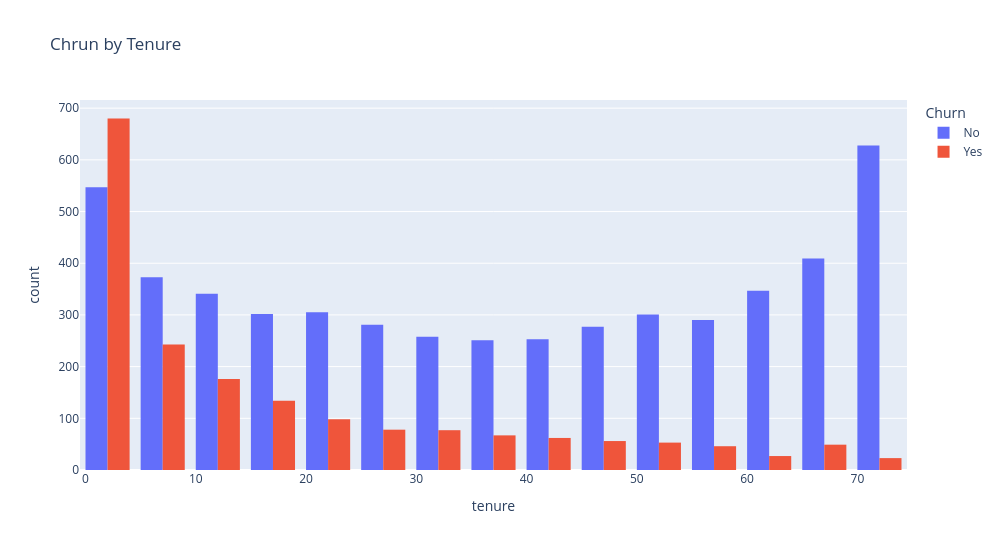

Source (notebook cell):
### Markdown cell above
As we can see a lot of customers have only one month tenure and also there are many customers who have total 72 months of tenure.

### Code cell
fig = px.histogram(data_frame=df,x='tenure',color='Churn',nbins=20,barmode='group',
                  title='Chrun by Tenure')
fig.update_layout(width=1000,height=550)
fig.show()

### Figure 1 — Plotly figure (JSON) as saved in the notebook; plotly's stock layout.template omitted (floating-point values rounded to 4 significant figures; data arrays with more than 128 entries replaced by an {"elided": "..."} marker saying what was removed)
{"data": [{"alignmentgroup": "True", "bingroup": "x", "hovertemplate": "Churn=No<br>tenure=%{x}<br>count=%{y}<extra></extra>", "legendgroup": "No", "marker": {"color": "#636efa", "pattern": {"shape": ""}}, "name": "No", "nbinsx": 20, "offsetgroup": "No", "orientation": "v", "showlegend": true, "type": "histogram", "x": {"elided": "5163 int values"}, "xaxis": "x", "yaxis": "y"}, {"alignmentgroup": "True", "bingroup": "x", "hovertemplate": "Churn=Yes<br>tenure=%{x}<br>count=%{y}<extra></extra>", "legendgroup": "Yes", "marker": {"color": "#EF553B", "pattern": {"shape": ""}}, "name": "Yes", "nbinsx": 20, "offsetgroup": "Yes", "orientation": "v", "showlegend": true, "type": "histogram", "x": {"elided": "1869 int values"}, "xaxis": "x", "yaxis": "y"}], "layout": {"barmode": "group", "height": 550, "legend": {"title": {"text": "Churn"}, "tracegroupgap": 0}, "title": {"text": "Chrun by Tenure"}, "width": 1000, "xaxis": {"anchor": "y", "domain": [0, 1], "title": {"text": "tenure"}}, "yaxis": {"anchor": "x", "domain": [0, 1], "title": {"text": "count"}}}}
